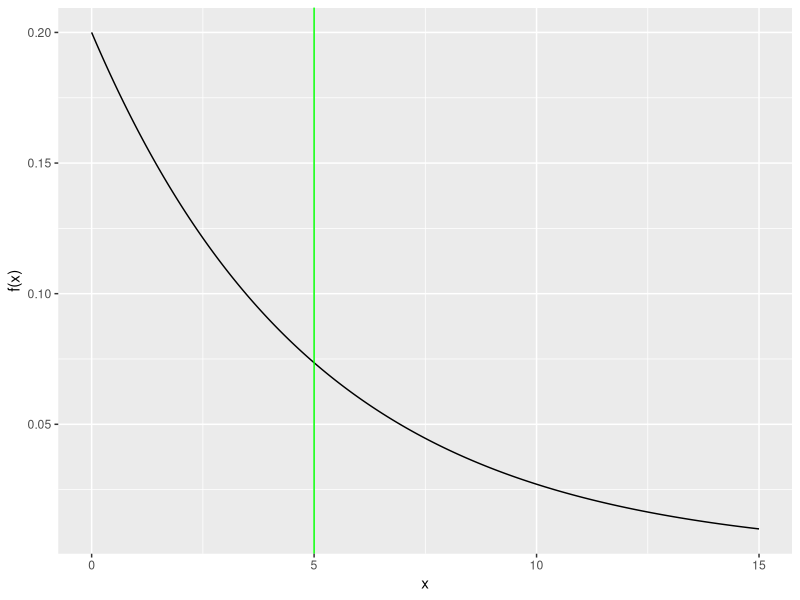
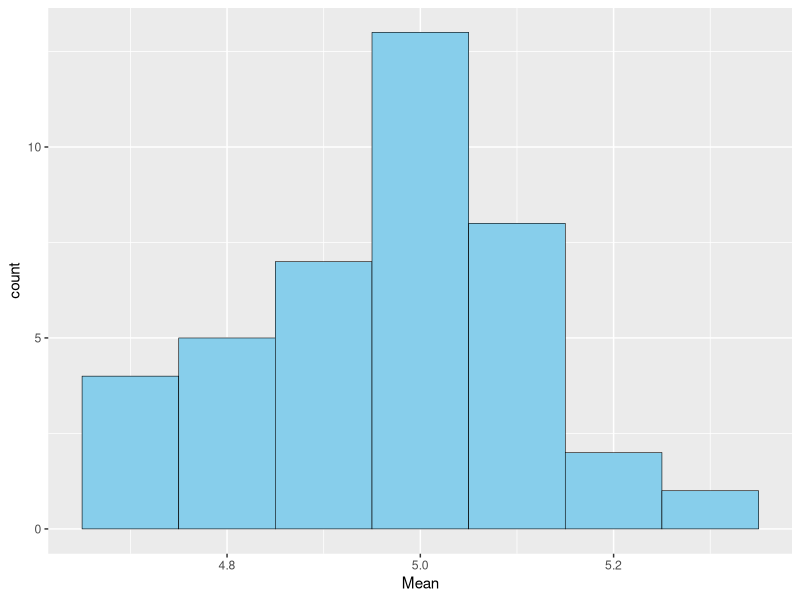
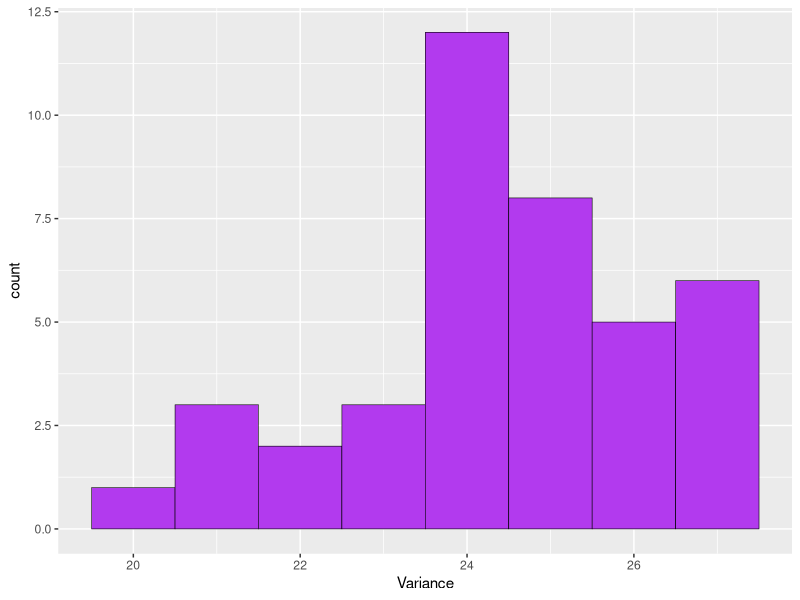
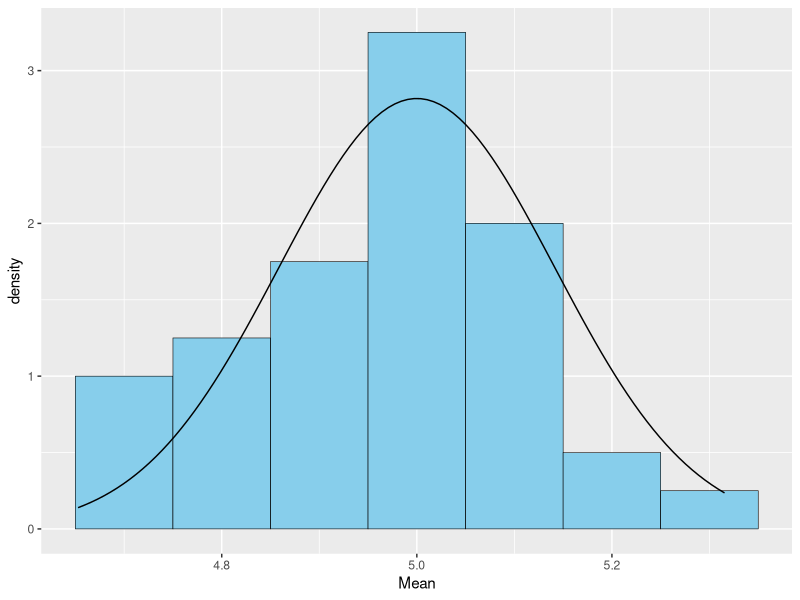

R code for these plots, in order:
## ---- chunk 1
library(ggplot2)
library(stats)
set.seed(777)
lambda = 0.2

#Plot of the exponential density function with line at the mean
x = seq(0,15,0.01)
p1 = qplot(x, dexp(x,lambda), geom="line", ylab="f(x)") + 
        geom_vline(xintercept = 5, color="green")
p1
## ---- chunk 2
DF <- as.data.frame(matrix(1,1000,40))
DFexp <- sapply(DF,rexp, rate=0.2)
## ---- chunk 3
#Mean of each experiment
DFmean <- as.data.frame(cbind(seq(1,40,1),colMeans(DFexp)))
colnames(DFmean) <- c("Experiment","Mean")

#Variance of each experiemnt
DFvar <- apply(DFexp,2,var)
DFvar <- as.data.frame(cbind(seq(1,40,1), DFvar))
colnames(DFvar) <- c("Experiment","Variance")
## ---- chunk 4
ggplot(DFmean, aes(x=Mean)) + 
        geom_histogram(fill = "skyblue", color = "black", size = 0.2, binwidth=0.1)
## ---- chunk 5
ggplot(DFvar, aes(x=Variance)) + 
        geom_histogram(fill = "darkorchid2", color = "black", size = 0.2, binwidth=1)
## ---- chunk 6
stdev = sd(DFmean[,2])
ggplot(DFmean, aes(x=Mean)) + 
        geom_histogram(aes(y=..density..),fill = "skyblue", color = "black", size = 0.2, binwidth=0.1) +
        stat_function(fun = dnorm, args = list(mean = 5, sd = stdev))
